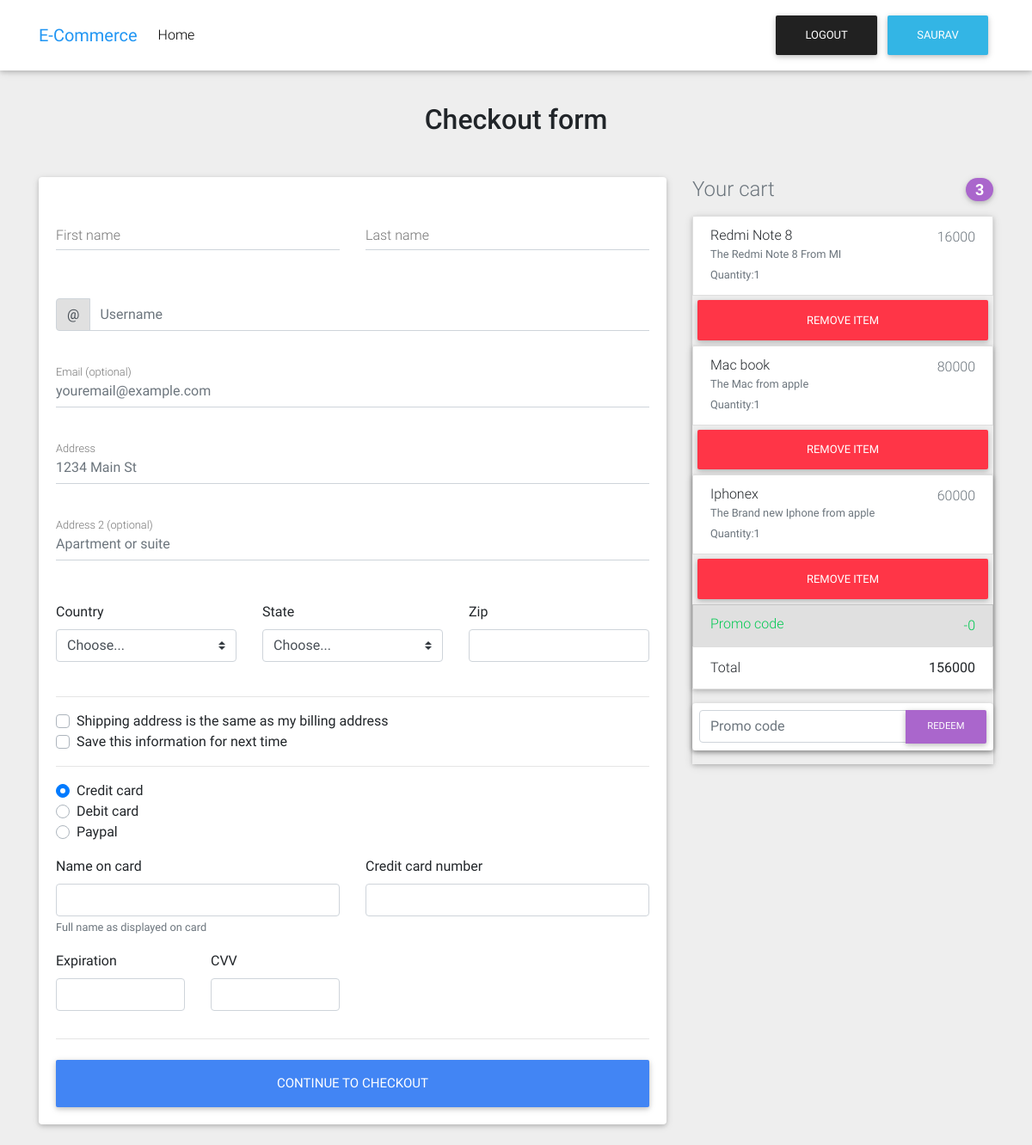
The app's page /cart/ (signed in) with its own data.
### ecommerce/models.py (models this page shows)
class Cart(models.Model):
    user=models.ForeignKey(User,on_delete=models.CASCADE)
    products=models.ForeignKey(Product,on_delete=models.CASCADE)
    quantity=models.IntegerField(default=0)

class Product(models.Model):
    name=models.CharField(max_length=20)
    category=models.ForeignKey(Category, on_delete=models.CASCADE)
    price=models.CharField(max_length=20)
    product_image=models.ImageField()
    description=models.CharField(max_length=100)
    oldprice=models.CharField(max_length=10)
    def __str__(self):
        return self.name

### ecommerce/views.py (the view)
# urls.py: path('cart/',cart),
def cart(request):
    cart=Cart.objects.all().filter(user=request.user)
    count=Cart.objects.all().filter(user=request.user).count()
    discount=0
    promocode=""
    if request.method=="POST":
        promocode=request.POST['promocode']
        discount_coupon=Coupon.objects.get(couponcode=promocode)
        discount=discount_coupon.coupon_price
    total=0
    for i in cart:
        quantity=i.quantity
        t=i.products.price
        total=(int(t)*int(quantity))+int(total)
    total=int(total)-int(discount)
    dict={"cart":cart,"total":total,"count":count,"discount":discount,"promocode":promocode}
    return render(request,'checkout.html',dict)

### template/checkout.html (shortened to what this page needs)
{% load static %}
<!DOCTYPE html>
<html lang="en">
<head>
  <link rel="stylesheet" href="https://use.fontawesome.com/releases/v5.11.2/css/all.css">
  <link href="{% static 'css/bootstrap.min.css' %}" rel="stylesheet">
  <link href="{% static 'css/mdb.min.css' %}" rel="stylesheet">
  <link href="{% static 'css/style.min.css' %}" rel="stylesheet">
</head>
<body class="grey lighten-3">
  <nav class="navbar fixed-top navbar-expand-lg navbar-light white scrolling-navbar">
    <div class="container">
      <a class="navbar-brand waves-effect" href="https://mdbootstrap.com/docs/jquery/" target="_blank">
        <strong class="blue-text">E-Commerce</strong>
      </a>
      <div class="collapse navbar-collapse" id="navbarSupportedContent">
        <ul class="navbar-nav mr-auto">
          <li class="nav-item ">
            <a class="nav-link waves-effect" href="/home/">Home
            </a>
          </li>
        </ul>
          <a href="/logout/" type="button" class="btn btn-dark">Logout</a>
          <a type="button" class="btn btn-info">{{user}}</a>
      </div>
    </div>
  </nav>
  <main class="mt-5 pt-4">
    <div class="container wow fadeIn">
      <h2 class="my-5 h2 text-center">Checkout form</h2>
      <div class="row">
        <div class="col-md-8 mb-4">
          <div class="card">
            <form class="card-body">
              <div class="row">
                <div class="col-md-6 mb-2">
                  <div class="md-form ">
                    <input type="text" id="firstName" class="form-control">
                    <label for="firstName" class="">First name</label>
                  </div>
                </div>
                <div class="col-md-6 mb-2">
                  <div class="md-form">
                    <input type="text" id="lastName" class="form-control">
                    <label for="lastName" class="">Last name</label>
                  </div>
                </div>
              </div>
              <div class="md-form input-group pl-0 mb-5">
                <div class="input-group-prepend">
                  <span class="input-group-text" id="basic-addon1">@</span>
                </div>
                <input type="text" class="form-control py-0" placeholder="Username" aria-describedby="basic-addon1">
              </div>
              <div class="md-form mb-5">
                <input type="text" id="email" class="form-control" placeholder="youremail@example.com">
                <label for="email" class="">Email (optional)</label>
              </div>
              <div class="md-form mb-5">
                <input type="text" id="address" class="form-control" placeholder="1234 Main St">
                <label for="address" class="">Address</label>
              </div>
              <div class="md-form mb-5">
                <input type="text" id="address-2" class="form-control" placeholder="Apartment or suite">
                <label for="address-2" class="">Address 2 (optional)</label>
              </div>
              <div class="row">
                <div class="col-lg-4 col-md-12 mb-4">
                  <label for="country">Country</label>
                  <select class="custom-select d-block w-100" id="country" required>
                    <option value="">Choose...</option>
                  </select>
                </div>
                <div class="col-lg-4 col-md-6 mb-4">
                  <label for="state">State</label>
                  <select class="custom-select d-block w-100" id="state" required>
                    <option value="">Choose...</option>
                  </select>
                </div>
                <div class="col-lg-4 col-md-6 mb-4">
                  <label for="zip">Zip</label>
                  <input type="text" class="form-control" id="zip" placeholder="" required>
                </div>
              </div>
              <hr>
              <div class="custom-control custom-checkbox">
                <label class="custom-control-label" for="same-address">Shipping address is the same as my billing address</label>
              </div>
              <div class="custom-control custom-checkbox">
                <label class="custom-control-label" for="save-info">Save this information for next time</label>
              </div>
              <hr>
              <div class="d-block my-3">
                <div class="custom-control custom-radio">
                  <label class="custom-control-label" for="credit">Credit card</label>
                </div>
                <div class="custom-control custom-radio">
                  <label class="custom-control-label" for="debit">Debit card</label>
                </div>
                <div class="custom-control custom-radio">
                  <label class="custom-control-label" for="paypal">Paypal</label>
                </div>
              </div>
              <div class="row">
                <div class="col-md-6 mb-3">
                  <label for="cc-name">Name on card</label>
                  <input type="text" class="form-control" id="cc-name" placeholder="" required>
                  <small class="text-muted">Full name as displayed on card</small>
                </div>
                <div class="col-md-6 mb-3">
                  <label for="cc-number">Credit card number</label>
                  <input type="text" class="form-control" id="cc-number" placeholder="" required>
                </div>
              </div>
              <div class="row">
                <div class="col-md-3 mb-3">
                  <label for="cc-expiration">Expiration</label>
                  <input type="text" class="form-control" id="cc-expiration" placeholder="" required>
                </div>
                <div class="col-md-3 mb-3">
                  <label for="cc-expiration">CVV</label>
                  <input type="text" class="form-control" id="cc-cvv" placeholder="" required>
                </div>
              </div>
              <hr class="mb-4">
              <button class="btn btn-primary btn-lg btn-block" type="submit">Continue to checkout</button>
            </form>
          </div>
        </div>
        <div class="col-md-4 mb-4">
          <h4 class="d-flex justify-content-between align-items-center mb-3">
            <span class="text-muted">Your cart</span>
            <span class="badge badge-secondary badge-pill">{{count}}</span>
          </h4>
        {% for i in cart %}
          <ul class="list-group mb-3 z-depth-1">
            <li class="list-group-item d-flex justify-content-between lh-condensed">
              <div>
                <h6 class="my-0">{{i.products}}</h6>
                <small class="text-muted">{{i.products.description}}</small>
                <br>
                <small class="text-muted">Quantity:{{i.quantity}}</small>
              </div>
              <span class="text-muted">{{i.products.price}}</span>
            </li>
            <a href="/removeitem?id={{i.id}}" type='button' class='btn btn-danger'>Remove Item</a>
            {% endfor %}
            <li class="list-group-item d-flex justify-content-between bg-light">
              <div class="text-success">
                <h6 class="my-0">Promo code</h6>
              </div>
              <span class="text-success">-{{discount}}</span>
            </li>
            <li class="list-group-item d-flex justify-content-between">
              <span>Total</span>
              <strong>{{total}}</strong>
            </li>
          </ul>
          <form method="POST" class="card p-2" action="/cart/">
            <div class="input-group">
              <input type="text" name="promocode" class="form-control" placeholder="Promo code" aria-label="Recipient's username" aria-describedby="basic-addon2">
              <div class="input-group-append">
                <button class="btn btn-secondary btn-md waves-effect m-0" type="submit">Redeem</button>
              </div>
            </div>
          </form>
        </div>
      </div>
    </div>
  </main>
</body>
</html>

### records on screen
Cart: products "Redmi Note 8", products.description "The Redmi Note 8 From MI", quantity "1", products.price "16000"
Cart: products "Mac book", products.description "The Mac from apple", quantity "1", products.price "80000"
Cart: products "Iphonex", products.description "The Brand new Iphone from apple", quantity "1", products.price "60000"

### other values on screen
{{ user }} "SAURAV"
{{ count }} "3"
{{ discount }} "0"
{{ total }} "156000"
